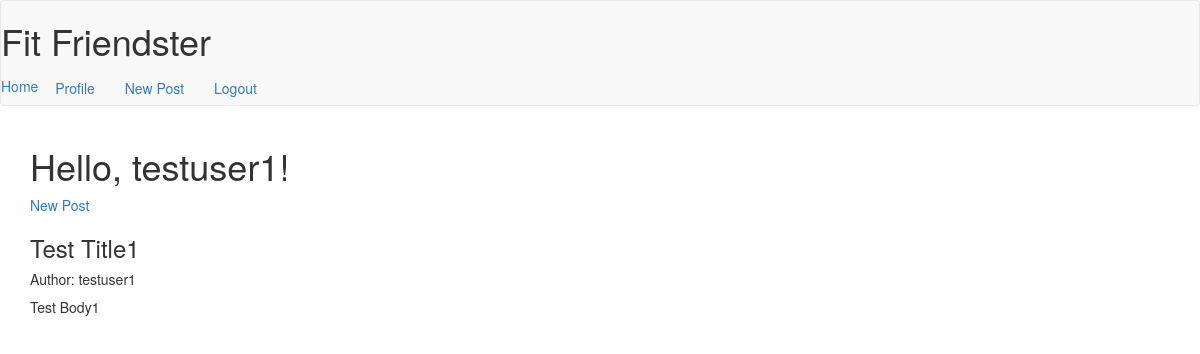
Before: /index (signed in) with the older database file.
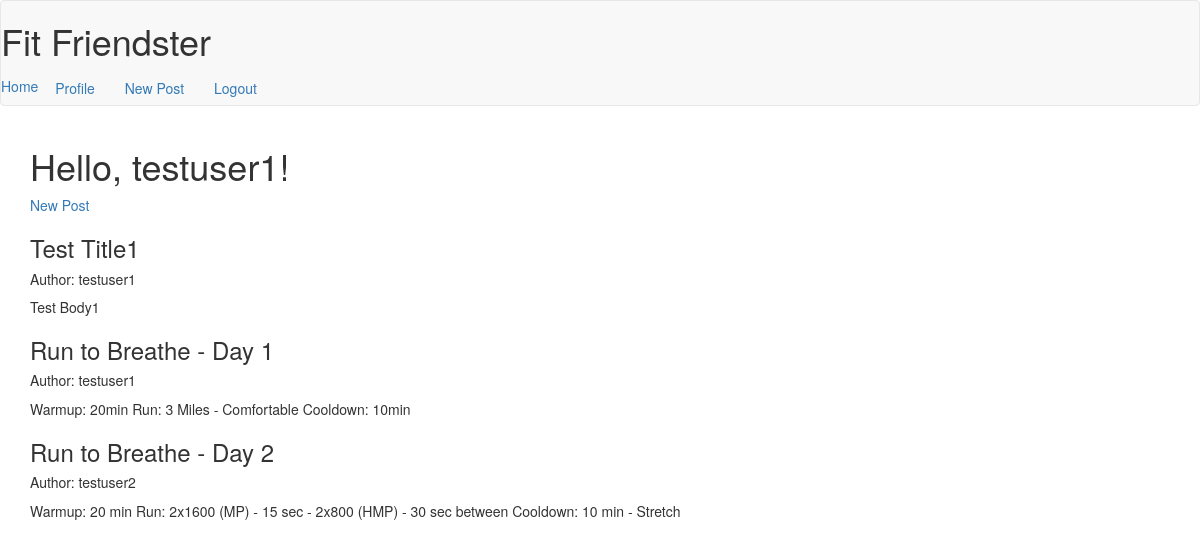
After: the same page with the newer database file.
### app/models.py (models this page shows, shortened)
class Post(db.Model):
    id = db.Column(db.Integer, primary_key=True)
    title = db.Column(db.String(140))
    body = db.Column(db.String(140))
    timestamp = db.Column(db.DateTime, index=True, default=datetime.utcnow)
    user_id = db.Column(db.Integer, db.ForeignKey('user.id'))

class User(UserMixin, db.Model):
    id = db.Column(db.Integer, primary_key=True)
    username = db.Column(db.String(64), index=True, unique=True)
    first_name = db.Column(db.String(32))
    last_name = db.Column(db.String(32))
    email = db.Column(db.String(64), index=True, unique=True)
    password_hash = db.Column(db.String(128))
    about_me = db.Column(db.String(140))
    last_seen = db.Column(db.DateTime, default=datetime.utcnow)
    active = db.Column(db.Boolean)
    user_type = db.Column(db.String(64))
    posts = db.relationship('Post', backref='author', lazy='dynamic')

### app/routes.py (the view)
@app.route('/')
@app.route('/index')
@login_required
def index():
    posts = Post.query.all()
    return render_template('index.html', title="Home-Page", posts=posts)

### app/models.py (called while the page is built)
@login.user_loader
def load_user(id):
    return User.query.get(int(id))

### app/routes.py (called while the page is built)
@app.before_request
def before_request():
    if current_user.is_authenticated:
        current_user.last_seen = datetime.utcnow()
        db.session.commit()

### app/templates/index.html
{% extends "base.html" %}
{% block app_content %}
    <main>
        <h1>Hello, {{current_user.username}}!</h1>
        <p><a href="{{ url_for('new_post') }}">New Post</a></p>
        {% for post in posts %}
        <div class="card">
                <h3 class="card-title">{{ post.title }} </h3>
                <h5>Author: {{ post.author.username }}</h5>
                <div class="card-body">
                    <p class="card-text">
                        {{ post.body }}
                    </p>
                </div>
        </div>
        {% endfor %}
    </main>
{% endblock %}

Changed rows visible on the page:
added Post: title "Run to Breathe - Day 1", author.username "testuser1", body "Warmup: 20min Run: 3 Miles - Comfortable Cooldown: 10min"
added Post: title "Run to Breathe - Day 2", author.username "testuser2", body "Warmup: 20 min Run: 2x1600 (MP) - 15 sec - 2x800 (HMP) - 30 sec between Cooldown: 10 min - Stretch"
